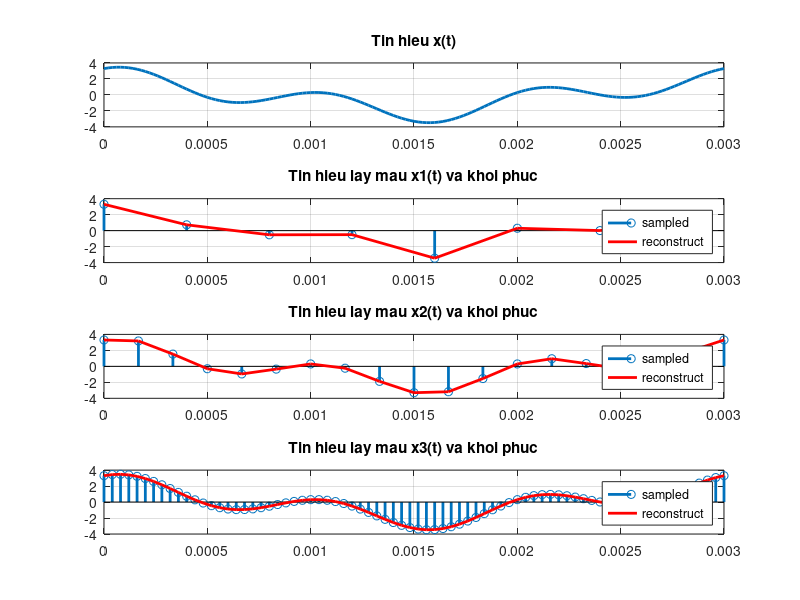

Write MATLAB code to recreate this figure.
f = 1000;
T = 1/f;
t = 0:T/50:3*T;
x = 3/2*sin(2*pi*f*t+pi/3) + 2*cos(2*pi*f*t/3);
figure;
subplot(4,1,1);
plot(t,x, 'LineWidth',2);grid;
title('Tin hieu x(t)');

t1= 0:T/2.5:3*T;
x1 = 3/2*sin(2*pi*f*t1+pi/3) + 2*cos(2*pi*f*t1/3);
subplot(4,1,2);
stem(t1,x1,'LineWidth',2);hold on;
plot(t1,x1,'r','LineWidth',2);grid on;
legend('sampled','reconstruct')
title('Tin hieu lay mau x1(t) va khoi phuc');

t2 = 0:T/6:3*T;
x2 = 3/2*sin(2*pi*f*t2+pi/3) + 2*cos(2*pi*f*t2/3);
subplot(4,1,3);
stem(t2,x2,'LineWidth',2);hold on;
plot(t2,x2,'r','Linewidth',2); grid on;
legend('sampled','reconstruct')
title('Tin hieu lay mau x2(t) va khoi phuc');

t3 = 0:T/25:3*T;
x3 = 3/2*sin(2*pi*f*t3+pi/3) + 2*cos(2*pi*f*t3/3);
subplot(4,1,4);
stem(t3,x3,'LineWidth',2);hold on;
plot(t3,x3,'r','Linewidth',2); grid on;
legend('sampled','reconstruct')
title('Tin hieu lay mau x3(t) va khoi phuc');